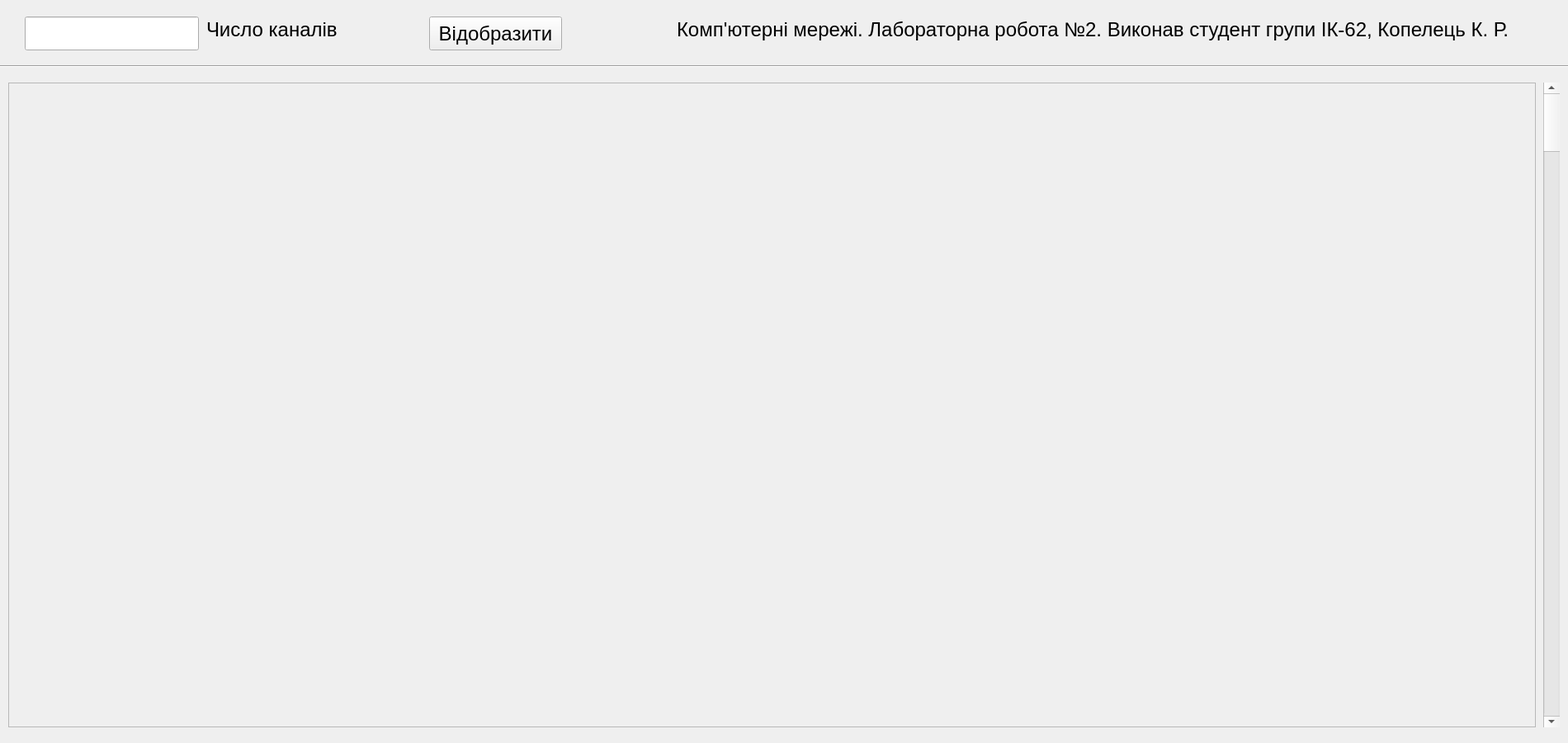
<?xml version="1.0" encoding="UTF-8"?>
<ui version="4.0">
 <class>MainWindow</class>
 <widget class="QMainWindow" name="MainWindow">
  <property name="geometry">
   <rect>
    <x>0</x>
    <y>0</y>
    <width>1900</width>
    <height>900</height>
   </rect>
  </property>
  <property name="windowTitle">
   <string>MainWindow</string>
  </property>
  <widget class="QWidget" name="centralWidget">
   <property name="minimumSize">
    <size>
     <width>900</width>
     <height>900</height>
    </size>
   </property>
   <widget class="QLabel" name="label">
    <property name="geometry">
     <rect>
      <x>250</x>
      <y>20</y>
      <width>241</width>
      <height>31</height>
     </rect>
    </property>
    <property name="font">
     <font>
      <pointsize>18</pointsize>
     </font>
    </property>
    <property name="text">
     <string>Число каналів</string>
    </property>
   </widget>
   <widget class="QPushButton" name="pushButton">
    <property name="geometry">
     <rect>
      <x>520</x>
      <y>20</y>
      <width>161</width>
      <height>41</height>
     </rect>
    </property>
    <property name="font">
     <font>
      <pointsize>18</pointsize>
     </font>
    </property>
    <property name="text">
     <string>Відобразити</string>
    </property>
   </widget>
   <widget class="Line" name="line">
    <property name="geometry">
     <rect>
      <x>0</x>
      <y>70</y>
      <width>1901</width>
      <height>21</height>
     </rect>
    </property>
    <property name="orientation">
     <enum>Qt::Horizontal</enum>
    </property>
   </widget>
   <widget class="QScrollBar" name="verticalScrollBar">
    <property name="geometry">
     <rect>
      <x>1870</x>
      <y>100</y>
      <width>20</width>
      <height>781</height>
     </rect>
    </property>
    <property name="orientation">
     <enum>Qt::Vertical</enum>
    </property>
   </widget>
   <widget class="QLineEdit" name="lineEdit">
    <property name="geometry">
     <rect>
      <x>30</x>
      <y>20</y>
      <width>211</width>
      <height>41</height>
     </rect>
    </property>
    <property name="font">
     <font>
      <pointsize>18</pointsize>
     </font>
    </property>
   </widget>
   <widget class="QScrollArea" name="scrollArea">
    <property name="geometry">
     <rect>
      <x>10</x>
      <y>100</y>
      <width>1851</width>
      <height>781</height>
     </rect>
    </property>
    <property name="widgetResizable">
     <bool>true</bool>
    </property>
    <widget class="QWidget" name="scrollAreaWidgetContents">
     <property name="geometry">
      <rect>
       <x>0</x>
       <y>0</y>
       <width>1849</width>
       <height>779</height>
      </rect>
     </property>
    </widget>
   </widget>
   <widget class="QLabel" name="label_2">
    <property name="geometry">
     <rect>
      <x>820</x>
      <y>20</y>
      <width>1061</width>
      <height>31</height>
     </rect>
    </property>
    <property name="font">
     <font>
      <pointsize>18</pointsize>
     </font>
    </property>
    <property name="text">
     <string>Комп'ютерні мережі. Лабораторна робота №2. Виконав студент групи ІК-62, Копелець К. Р.</string>
    </property>
   </widget>
   <zorder>verticalScrollBar</zorder>
   <zorder>line</zorder>
   <zorder>label</zorder>
   <zorder>lineEdit</zorder>
   <zorder>pushButton</zorder>
   <zorder>scrollArea</zorder>
   <zorder>label_2</zorder>
  </widget>
 </widget>
 <layoutdefault spacing="6" margin="11"/>
 <resources/>
 <connections/>
</ui>
